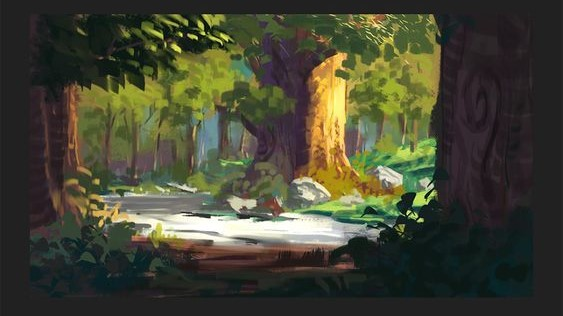
#> input picture edward2.jpg, 563 x 316 px
$ python GaussianHighpassFilter.py
#> lines starting #> are read from the running program, lines starting #| are printed output that depends on the picture
import numpy as np
from scipy import fftpack
import matplotlib.pyplot as plt

def gaussian_highpass_filter(image, cutoff):
    f = fftpack.fft2(image)

    fshift = fftpack.fftshift(f)

    rows, cols = image.shape
    center_row, center_col = rows // 2, cols // 2
    y, x = np.ogrid[-center_row:rows - center_row, -center_col:cols - center_col]
    distance = np.sqrt(x ** 2 + y ** 2)
    filter = 1 - np.exp(-(distance ** 2) / (2 * (cutoff ** 2)))

    fshift_filtered = fshift * filter

    f_ishift = fftpack.ifftshift(fshift_filtered)

    image_filtered = fftpack.ifft2(f_ishift)

    image_filtered = np.real(image_filtered)

    return image_filtered

image = plt.imread("edward2.jpg")
#> image is the input picture: shape (316, 563, 3); mean R, G, B 69.1, 69.9, 51.5
gray_image = np.mean(image, axis=2)
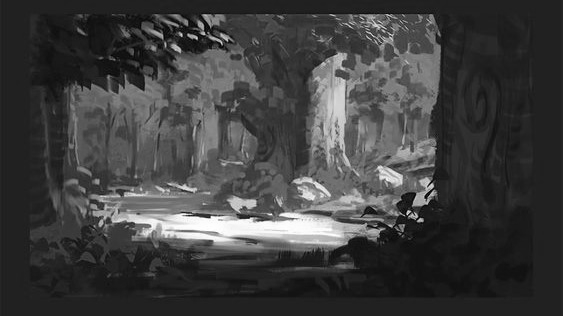
#> gray_image: shape (316, 563) float64; min 1, max 255, mean 63.5
filtered_image = gaussian_highpass_filter(gray_image, cutoff=30)
#> in gaussian_highpass_filter, `image_filtered = np.real(image_filtered)`:
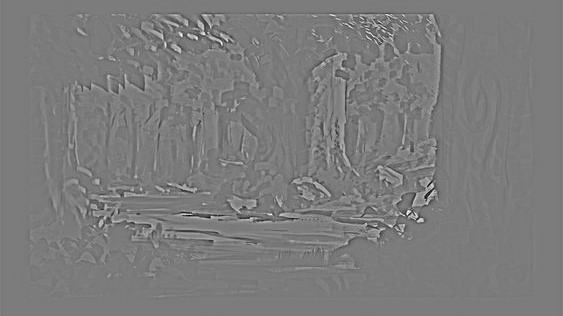
#> image_filtered: shape (316, 563) float64; min -130.2, max 137.2, mean 0; drawn with min black and max white
plt.imshow(filtered_image, cmap="gray")
plt.show()
